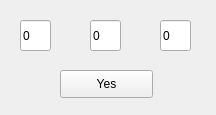
<?xml version="1.0" encoding="UTF-8"?>
<ui version="4.0">
 <class>Form</class>
 <widget class="QWidget" name="Form">
  <property name="geometry">
   <rect>
    <x>0</x>
    <y>0</y>
    <width>216</width>
    <height>115</height>
   </rect>
  </property>
  <property name="windowTitle">
   <string>Form</string>
  </property>
  <widget class="QPushButton" name="pushButton">
   <property name="geometry">
    <rect>
     <x>60</x>
     <y>70</y>
     <width>93</width>
     <height>28</height>
    </rect>
   </property>
   <property name="text">
    <string>Yes</string>
   </property>
  </widget>
  <widget class="QLineEdit" name="sh">
   <property name="geometry">
    <rect>
     <x>20</x>
     <y>20</y>
     <width>31</width>
     <height>31</height>
    </rect>
   </property>
   <property name="text">
    <string>0</string>
   </property>
  </widget>
  <widget class="QLineEdit" name="sm">
   <property name="geometry">
    <rect>
     <x>90</x>
     <y>20</y>
     <width>31</width>
     <height>31</height>
    </rect>
   </property>
   <property name="text">
    <string>0</string>
   </property>
  </widget>
  <widget class="QLineEdit" name="ss">
   <property name="geometry">
    <rect>
     <x>160</x>
     <y>20</y>
     <width>31</width>
     <height>31</height>
    </rect>
   </property>
   <property name="text">
    <string>0</string>
   </property>
  </widget>
 </widget>
 <resources/>
 <connections/>
</ui>
